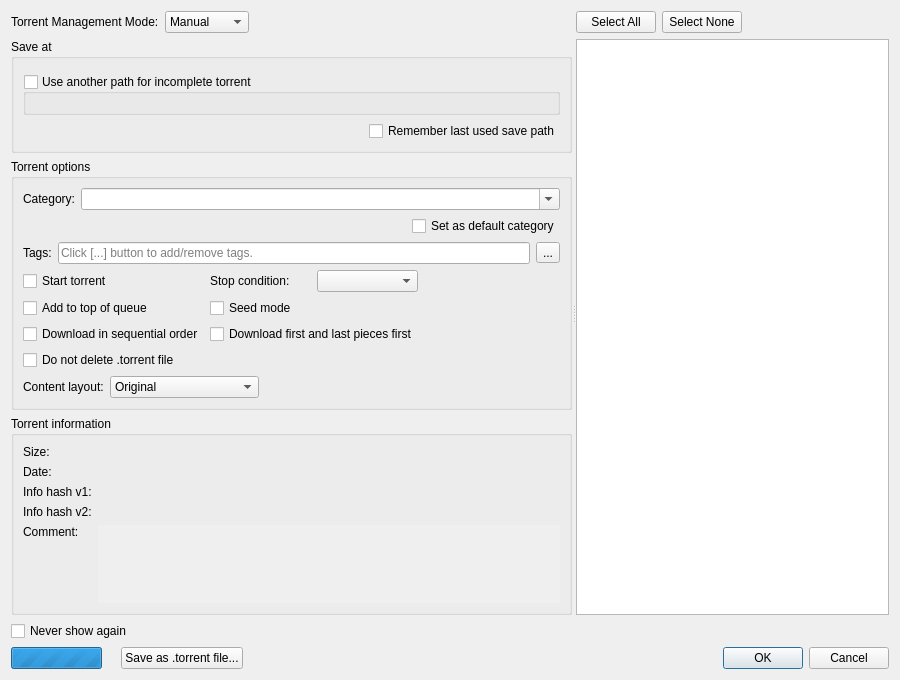
<?xml version="1.0" encoding="UTF-8"?>
<ui version="4.0">
 <class>AddNewTorrentDialog</class>
 <widget class="QDialog" name="AddNewTorrentDialog">
  <property name="geometry">
   <rect>
    <x>0</x>
    <y>0</y>
    <width>900</width>
    <height>680</height>
   </rect>
  </property>
  <layout class="QVBoxLayout" name="AddNewTorrentDialogLayout">
   <item>
    <widget class="QScrollArea" name="scrollArea_2">
     <property name="frameShape">
      <enum>QFrame::Shape::NoFrame</enum>
     </property>
     <property name="sizeAdjustPolicy">
      <enum>QAbstractScrollArea::SizeAdjustPolicy::AdjustToContents</enum>
     </property>
     <property name="widgetResizable">
      <bool>true</bool>
     </property>
     <widget class="QWidget" name="scrollAreaWidgetContents_2">
      <property name="geometry">
       <rect>
        <x>0</x>
        <y>0</y>
        <width>882</width>
        <height>598</height>
       </rect>
      </property>
      <layout class="QVBoxLayout" name="verticalLayout_6">
       <property name="leftMargin">
        <number>0</number>
       </property>
       <property name="topMargin">
        <number>0</number>
       </property>
       <property name="rightMargin">
        <number>0</number>
       </property>
       <property name="bottomMargin">
        <number>0</number>
       </property>
       <item>
        <widget class="QSplitter" name="splitter">
         <property name="orientation">
          <enum>Qt::Orientation::Horizontal</enum>
         </property>
         <property name="childrenCollapsible">
          <bool>false</bool>
         </property>
         <widget class="QFrame" name="torrentoptionsFrame">
          <layout class="QVBoxLayout" name="mainlayout_addui">
           <property name="leftMargin">
            <number>0</number>
           </property>
           <property name="topMargin">
            <number>0</number>
           </property>
           <property name="rightMargin">
            <number>0</number>
           </property>
           <property name="bottomMargin">
            <number>0</number>
           </property>
           <item>
            <layout class="QHBoxLayout" name="managementLayout">
             <item>
              <widget class="QLabel" name="labelTorrentManagementMode">
               <property name="text">
                <string>Torrent Management Mode:</string>
               </property>
              </widget>
             </item>
             <item>
              <widget class="QComboBox" name="comboTMM">
               <property name="toolTip">
                <string>Automatic mode means that various torrent properties(eg save path) will be decided by the associated category</string>
               </property>
               <item>
                <property name="text">
                 <string>Manual</string>
                </property>
               </item>
               <item>
                <property name="text">
                 <string>Automatic</string>
                </property>
               </item>
              </widget>
             </item>
             <item>
              <spacer name="horizontalSpacer">
               <property name="orientation">
                <enum>Qt::Orientation::Horizontal</enum>
               </property>
               <property name="sizeHint" stdset="0">
                <size>
                 <width>20</width>
                 <height>20</height>
                </size>
               </property>
              </spacer>
             </item>
            </layout>
           </item>
           <item>
            <widget class="QGroupBox" name="groupBoxSavePath">
             <property name="title">
              <string>Save at</string>
             </property>
             <layout class="QVBoxLayout" name="verticalLayout">
              <item>
               <widget class="FileSystemPathComboEdit" name="savePath" native="true"/>
              </item>
              <item>
               <widget class="QGroupBox" name="groupBoxDownloadPath">
                <property name="title">
                 <string>Use another path for incomplete torrent</string>
                </property>
                <property name="checkable">
                 <bool>true</bool>
                </property>
                <property name="checked">
                 <bool>false</bool>
                </property>
                <layout class="QVBoxLayout" name="verticalLayout_4">
                 <item>
                  <widget class="FileSystemPathComboEdit" name="downloadPath" native="true"/>
                 </item>
                </layout>
               </widget>
              </item>
              <item>
               <layout class="QHBoxLayout" name="layoutRememberLastSavePath">
                <item>
                 <spacer name="horizontalSpacer_5">
                  <property name="orientation">
                   <enum>Qt::Orientation::Horizontal</enum>
                  </property>
                  <property name="sizeHint" stdset="0">
                   <size>
                    <width>40</width>
                    <height>20</height>
                   </size>
                  </property>
                 </spacer>
                </item>
                <item>
                 <widget class="QCheckBox" name="checkBoxRememberLastSavePath">
                  <property name="text">
                   <string>Remember last used save path</string>
                  </property>
                 </widget>
                </item>
               </layout>
              </item>
             </layout>
            </widget>
           </item>
           <item>
            <widget class="QGroupBox" name="groupBoxSettings">
             <property name="title">
              <string>Torrent options</string>
             </property>
             <layout class="QVBoxLayout" name="verticalLayout_3">
              <item>
               <layout class="QHBoxLayout" name="categoryLayout">
                <item>
                 <widget class="QLabel" name="labelCategory">
                  <property name="text">
                   <string>Category:</string>
                  </property>
                 </widget>
                </item>
                <item>
                 <widget class="QComboBox" name="categoryComboBox">
                  <property name="sizePolicy">
                   <sizepolicy hsizetype="Expanding" vsizetype="Fixed">
                    <horstretch>0</horstretch>
                    <verstretch>0</verstretch>
                   </sizepolicy>
                  </property>
                  <property name="editable">
                   <bool>true</bool>
                  </property>
                  <property name="insertPolicy">
                   <enum>QComboBox::InsertPolicy::InsertAtTop</enum>
                  </property>
                 </widget>
                </item>
               </layout>
              </item>
              <item alignment="Qt::AlignmentFlag::AlignRight">
               <widget class="QCheckBox" name="defaultCategoryCheckbox">
                <property name="text">
                 <string>Set as default category</string>
                </property>
               </widget>
              </item>
              <item>
               <layout class="QHBoxLayout" name="tagsLayout" stretch="0,0,0">
                <item>
                 <widget class="QLabel" name="tagsLabel">
                  <property name="text">
                   <string>Tags:</string>
                  </property>
                 </widget>
                </item>
                <item>
                 <widget class="QLineEdit" name="tagsLineEdit">
                  <property name="sizePolicy">
                   <sizepolicy hsizetype="Expanding" vsizetype="Fixed">
                    <horstretch>0</horstretch>
                    <verstretch>0</verstretch>
                   </sizepolicy>
                  </property>
                  <property name="readOnly">
                   <bool>true</bool>
                  </property>
                  <property name="placeholderText">
                   <string>Click [...] button to add/remove tags.</string>
                  </property>
                  <property name="clearButtonEnabled">
                   <bool>false</bool>
                  </property>
                 </widget>
                </item>
                <item>
                 <widget class="QToolButton" name="tagsEditButton">
                  <property name="toolTip">
                   <string>Add/remove tags</string>
                  </property>
                  <property name="text">
                   <string>...</string>
                  </property>
                 </widget>
                </item>
               </layout>
              </item>
              <item>
               <layout class="QGridLayout" name="gridLayout">
                <item row="0" column="0">
                 <widget class="QCheckBox" name="startTorrentCheckBox">
                  <property name="text">
                   <string>Start torrent</string>
                  </property>
                 </widget>
                </item>
                <item row="0" column="1">
                 <layout class="QHBoxLayout" name="stopConditionLayout">
                  <item>
                   <widget class="QLabel" name="stopConditionLabel">
                    <property name="text">
                     <string>Stop condition:</string>
                    </property>
                   </widget>
                  </item>
                  <item>
                   <widget class="QComboBox" name="stopConditionComboBox"/>
                  </item>
                 </layout>
                </item>
                <item row="0" column="2">
                 <spacer name="horizontalSpacer_3">
                  <property name="orientation">
                   <enum>Qt::Orientation::Horizontal</enum>
                  </property>
                  <property name="sizeHint" stdset="0">
                   <size>
                    <width>40</width>
                    <height>20</height>
                   </size>
                  </property>
                 </spacer>
                </item>
                <item row="1" column="0">
                 <widget class="QCheckBox" name="addToQueueTopCheckBox">
                  <property name="text">
                   <string>Add to top of queue</string>
                  </property>
                 </widget>
                </item>
                <item row="1" column="1">
                 <widget class="QCheckBox" name="seedModeCheckBox">
                  <property name="text">
                   <string>Seed mode</string>
                  </property>
                  <property name="toolTip">
                   <string>&lt;p&gt;If set, Universal Torrent will assume that all files are present for this torrent and that they all match the hashes in the torrent file. The use case for this mode is if a torrent is created and seeded, or if the user already knows that all the files are complete, this is a way to perform only basic file checks and skip initial hash checks.&lt;/p&gt;&lt;p&gt;The piece hash will be checked when it is requested for the first time by a peer. If a hash check fails, all files in this torrent will be rechecked.&lt;/p&gt;</string>
                  </property>
                 </widget>
                </item>
                <item row="2" column="0">
                 <widget class="QCheckBox" name="sequentialCheckBox">
                  <property name="text">
                   <string>Download in sequential order</string>
                  </property>
                 </widget>
                </item>
                <item row="2" column="1">
                 <widget class="QCheckBox" name="firstLastCheckBox">
                  <property name="text">
                   <string>Download first and last pieces first</string>
                  </property>
                 </widget>
                </item>
                <item row="3" column="0">
                 <widget class="QCheckBox" name="doNotDeleteTorrentCheckBox">
                  <property name="toolTip">
                   <string>When checked, the .torrent file will not be deleted regardless of the settings at the &quot;Download&quot; page of the Options dialog</string>
                  </property>
                  <property name="text">
                   <string>Do not delete .torrent file</string>
                  </property>
                 </widget>
                </item>
               </layout>
              </item>
              <item>
               <layout class="QHBoxLayout" name="horizontalLayout_2">
                <item>
                 <widget class="QLabel" name="contentLayoutLabel">
                  <property name="text">
                   <string>Content layout:</string>
                  </property>
                 </widget>
                </item>
                <item>
                 <widget class="QComboBox" name="contentLayoutComboBox">
                  <property name="currentIndex">
                   <number>0</number>
                  </property>
                  <item>
                   <property name="text">
                    <string>Original</string>
                   </property>
                  </item>
                  <item>
                   <property name="text">
                    <string>Create subfolder</string>
                   </property>
                  </item>
                  <item>
                   <property name="text">
                    <string>Don't create subfolder</string>
                   </property>
                  </item>
                 </widget>
                </item>
                <item>
                 <spacer name="horizontalSpacer_4">
                  <property name="orientation">
                   <enum>Qt::Orientation::Horizontal</enum>
                  </property>
                  <property name="sizeHint" stdset="0">
                   <size>
                    <width>40</width>
                    <height>20</height>
                   </size>
                  </property>
                 </spacer>
                </item>
               </layout>
              </item>
             </layout>
            </widget>
           </item>
           <item>
            <widget class="QGroupBox" name="infoGroup">
             <property name="sizePolicy">
              <sizepolicy hsizetype="Preferred" vsizetype="Expanding">
               <horstretch>0</horstretch>
               <verstretch>0</verstretch>
              </sizepolicy>
             </property>
             <property name="title">
              <string>Torrent information</string>
             </property>
             <layout class="QGridLayout" name="gridLayout_2">
              <item row="0" column="0">
               <widget class="QLabel" name="labelSize">
                <property name="text">
                 <string>Size:</string>
                </property>
               </widget>
              </item>
              <item row="0" column="1">
               <widget class="QLabel" name="labelSizeData"/>
              </item>
              <item row="1" column="0">
               <widget class="QLabel" name="labelDate">
                <property name="text">
                 <string>Date:</string>
                </property>
               </widget>
              </item>
              <item row="1" column="1">
               <widget class="QLabel" name="labelDateData"/>
              </item>
              <item row="2" column="0">
               <widget class="QLabel" name="labelInfohash1">
                <property name="text">
                 <string>Info hash v1:</string>
                </property>
               </widget>
              </item>
              <item row="2" column="1">
               <widget class="QLabel" name="labelInfohash1Data">
                <property name="textInteractionFlags">
                 <set>Qt::TextInteractionFlag::TextSelectableByMouse</set>
                </property>
               </widget>
              </item>
              <item row="3" column="0">
               <widget class="QLabel" name="labelInfohash2">
                <property name="text">
                 <string>Info hash v2:</string>
                </property>
               </widget>
              </item>
              <item row="3" column="1">
               <widget class="QLabel" name="labelInfohash2Data">
                <property name="textInteractionFlags">
                 <set>Qt::TextInteractionFlag::TextSelectableByMouse</set>
                </property>
               </widget>
              </item>
              <item row="4" column="0">
               <widget class="QLabel" name="labelComment">
                <property name="text">
                 <string>Comment:</string>
                </property>
                <property name="alignment">
                 <set>Qt::AlignmentFlag::AlignLeading|Qt::AlignmentFlag::AlignLeft|Qt::AlignmentFlag::AlignTop</set>
                </property>
               </widget>
              </item>
              <item row="4" column="1">
               <widget class="QScrollArea" name="scrollArea">
                <property name="frameShape">
                 <enum>QFrame::Shape::NoFrame</enum>
                </property>
                <property name="sizeAdjustPolicy">
                 <enum>QAbstractScrollArea::SizeAdjustPolicy::AdjustToContents</enum>
                </property>
                <property name="widgetResizable">
                 <bool>true</bool>
                </property>
                <widget class="QWidget" name="scrollAreaWidgetContents">
                 <property name="geometry">
                  <rect>
                   <x>0</x>
                   <y>0</y>
                   <width>411</width>
                   <height>70</height>
                  </rect>
                 </property>
                 <layout class="QVBoxLayout" name="verticalLayout_2">
                  <property name="leftMargin">
                   <number>0</number>
                  </property>
                  <property name="topMargin">
                   <number>0</number>
                  </property>
                  <property name="rightMargin">
                   <number>0</number>
                  </property>
                  <property name="bottomMargin">
                   <number>0</number>
                  </property>
                  <item>
                   <widget class="QLabel" name="labelCommentData">
                    <property name="textFormat">
                     <enum>Qt::TextFormat::RichText</enum>
                    </property>
                    <property name="alignment">
                     <set>Qt::AlignmentFlag::AlignLeading|Qt::AlignmentFlag::AlignLeft|Qt::AlignmentFlag::AlignTop</set>
                    </property>
                    <property name="wordWrap">
                     <bool>true</bool>
                    </property>
                    <property name="openExternalLinks">
                     <bool>true</bool>
                    </property>
                    <property name="textInteractionFlags">
                     <set>Qt::TextInteractionFlag::LinksAccessibleByKeyboard|Qt::TextInteractionFlag::LinksAccessibleByMouse|Qt::TextInteractionFlag::TextSelectableByKeyboard|Qt::TextInteractionFlag::TextSelectableByMouse</set>
                    </property>
                   </widget>
                  </item>
                 </layout>
                </widget>
               </widget>
              </item>
             </layout>
            </widget>
           </item>
          </layout>
         </widget>
         <widget class="QWidget" name="layoutWidget">
          <layout class="QVBoxLayout" name="verticalLayout_5">
           <item>
            <layout class="QHBoxLayout" name="contentFilterLayout">
             <item>
              <widget class="QPushButton" name="buttonSelectAll">
               <property name="text">
                <string>Select All</string>
               </property>
              </widget>
             </item>
             <item>
              <widget class="QPushButton" name="buttonSelectNone">
               <property name="text">
                <string>Select None</string>
               </property>
              </widget>
             </item>
             <item>
              <spacer name="horizontalSpacer_6">
               <property name="orientation">
                <enum>Qt::Orientation::Horizontal</enum>
               </property>
               <property name="sizeHint" stdset="0">
                <size>
                 <width>40</width>
                 <height>20</height>
                </size>
               </property>
              </spacer>
             </item>
            </layout>
           </item>
           <item>
            <widget class="TorrentContentWidget" name="contentTreeView">
             <property name="sizePolicy">
              <sizepolicy hsizetype="Expanding" vsizetype="Expanding">
               <horstretch>1</horstretch>
               <verstretch>0</verstretch>
              </sizepolicy>
             </property>
             <property name="contextMenuPolicy">
              <enum>Qt::ContextMenuPolicy::CustomContextMenu</enum>
             </property>
             <property name="selectionMode">
              <enum>QAbstractItemView::SelectionMode::ExtendedSelection</enum>
             </property>
             <property name="sortingEnabled">
              <bool>true</bool>
             </property>
            </widget>
           </item>
          </layout>
         </widget>
        </widget>
       </item>
      </layout>
     </widget>
    </widget>
   </item>
   <item>
    <layout class="QHBoxLayout" name="buttonsHLayout">
     <item>
      <widget class="QCheckBox" name="checkBoxNeverShow">
       <property name="text">
        <string>Never show again</string>
       </property>
      </widget>
     </item>
     <item>
      <spacer name="horizontalSpacer_2">
       <property name="orientation">
        <enum>Qt::Orientation::Horizontal</enum>
       </property>
       <property name="sizeHint" stdset="0">
        <size>
         <width>40</width>
         <height>20</height>
        </size>
       </property>
      </spacer>
     </item>
    </layout>
   </item>
   <item>
    <layout class="QHBoxLayout" name="horizontalLayout">
     <item>
      <layout class="QHBoxLayout" name="metadataLayout">
       <item>
        <widget class="QProgressBar" name="progMetaLoading">
         <property name="sizePolicy">
          <sizepolicy hsizetype="Minimum" vsizetype="Fixed">
           <horstretch>0</horstretch>
           <verstretch>0</verstretch>
          </sizepolicy>
         </property>
         <property name="maximum">
          <number>0</number>
         </property>
         <property name="value">
          <number>-1</number>
         </property>
         <property name="textVisible">
          <bool>false</bool>
         </property>
        </widget>
       </item>
       <item>
        <widget class="QLabel" name="lblMetaLoading">
         <property name="text">
          <string/>
         </property>
        </widget>
       </item>
       <item>
        <widget class="QPushButton" name="buttonSave">
         <property name="text">
          <string>Save as .torrent file...</string>
         </property>
        </widget>
       </item>
      </layout>
     </item>
     <item>
      <widget class="QDialogButtonBox" name="buttonBox">
       <property name="standardButtons">
        <set>QDialogButtonBox::StandardButton::Cancel|QDialogButtonBox::StandardButton::Ok</set>
       </property>
      </widget>
     </item>
    </layout>
   </item>
  </layout>
 </widget>
 <customwidgets>
  <customwidget>
   <class>TorrentContentWidget</class>
   <extends>QTreeView</extends>
   <header>gui/torrentcontentwidget.h</header>
  </customwidget>
  <customwidget>
   <class>FileSystemPathComboEdit</class>
   <extends>QWidget</extends>
   <header>gui/fspathedit.h</header>
   <container>1</container>
  </customwidget>
 </customwidgets>
 <resources/>
 <connections/>
</ui>
